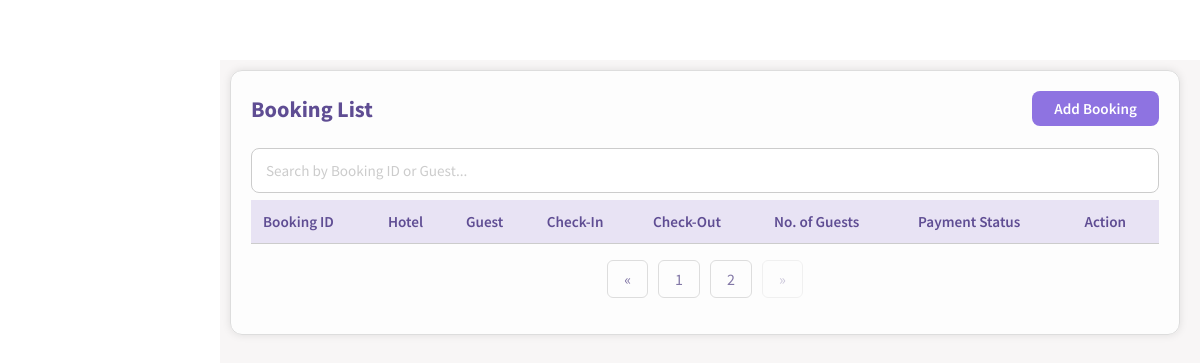
/booking.php?page=3 (signed in), run on an earlier commit of the app's database.
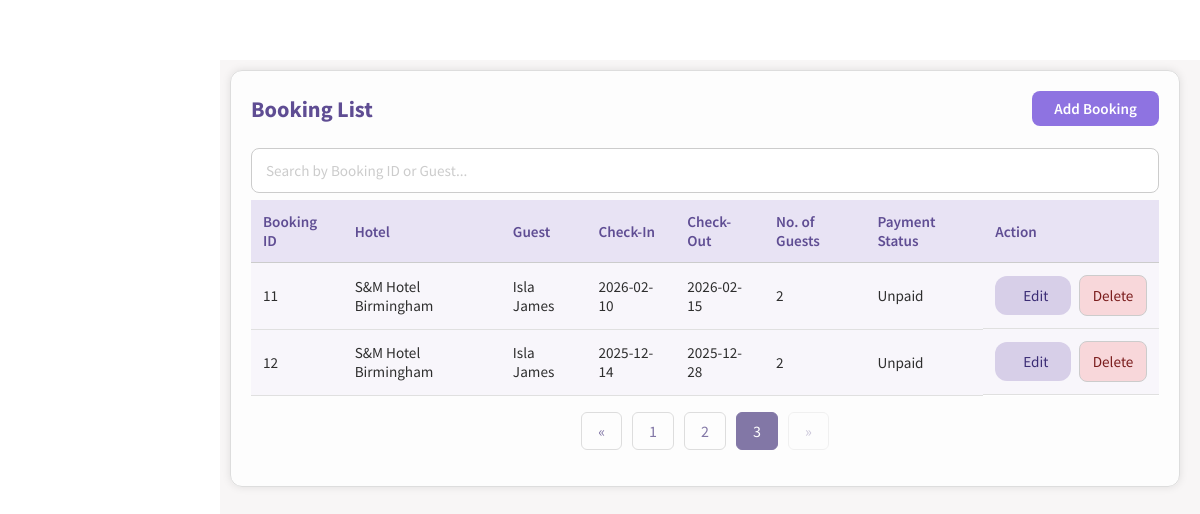
And on a later commit of the database.
### tables this page shows
CREATE TABLE BOOKING(
BOOKING_ID INTEGER NOT NULL PRIMARY KEY AUTOINCREMENT,
NO_OF_GUEST INTEGER NOT NULL,
DATE_IN DATE NOT NULL,
DATE_OUT DATE NOT NULL,
TIMESTAMP DATETIME NOT NULL NOT NULL DEFAULT (CURRENT_TIMESTAMP),
GUEST_ID INTEGER NOT NULL,
ROOM_ID INTEGER NOT NULL,
FOREIGN KEY (GUEST_ID) REFERENCES GUEST(GUEST_ID) ON DELETE CASCADE ON UPDATE CASCADE
FOREIGN KEY (ROOM_ID) REFERENCES ROOM(ROOM_ID) ON DELETE CASCADE ON UPDATE CASCADE
);

CREATE TABLE HOTEL(
HOTEL_ID INTEGER NOT NULL PRIMARY KEY AUTOINCREMENT,
HOTEL_NAME TEXT NOT NULL,
HOTEL_ADDRESS TEXT NOT NULL,
CITY TEXT NOT NULL,
POSTCODE TEXT NOT NULL,
HOTEL_TELNO TEXT NOT NULL UNIQUE,
HOTEL_EMAIL TEXT NOT NULL UNIQUE
);

CREATE TABLE GUEST(
GUEST_ID INTEGER NOT NULL PRIMARY KEY AUTOINCREMENT,
F_NAME TEXT NOT NULL,
M_NAME TEXT,
L_NAME TEXT NOT NULL,
GUEST_ADDRESS TEXT NOT NULL,
CITY TEXT NOT NULL,
POSTCODE TEXT NOT NULL,
GUEST_EMAIL TEXT NOT NULL UNIQUE,
GUEST_PHNO TEXT NOT NULL UNIQUE
);

### functions.php (the view, shortened to what this page needs)
<?php
function createDB()
{
    $db = new SQLite3('hotelSQL.db');
    $db->exec("PRAGMA foreign_keys = ON");
    return $db;
}
function BookingList($editingId = null, $limit = null, $offset = null)
{
    $db = createDB();
    $select_query = "
    SELECT
        b.*,
        g.*,
        r.*,
        h.*,
        p.STATUS AS PAYMENT_STATUS
    FROM BOOKING b
    INNER JOIN GUEST g ON (b.GUEST_ID = g.GUEST_ID)
    INNER JOIN ROOM r  ON (b.ROOM_ID = r.ROOM_ID)
    INNER JOIN HOTEL h ON (r.HOTEL_ID = h.HOTEL_ID)
    LEFT JOIN PAYMENT p ON (b.BOOKING_ID = p.BOOKING_ID)
    ";
    $select_query .= " ORDER BY BOOKING_ID ASC";
    $select_query = applyPagination($select_query, $limit, $offset);
    $result = $db->query($select_query);
    while ($row = $result->fetchArray(SQLITE3_ASSOC)) {
        $paymentStatus = 'Unpaid';
        if ($editingId == $row['BOOKING_ID']) {
            echo "<form method='post'><tr>";
            echo "<td>" . $row['BOOKING_ID'] . "</td>";
            echo "<input type='hidden' name='booking-id' value='" . $row['BOOKING_ID'] . "'>";
            echo "<td>";
            RoomDropdown('room-id', $row['ROOM_ID']);
            echo "</td>";
            echo "<td>";
            GuestDropdown('guest-id', $row['GUEST_ID']);
            echo "</td>";
            echo "<td>
                    <input type='date' name='date-in'
                           value='" . htmlspecialchars($row['DATE_IN']) . "'  min='" . date('Y-m-d') . "' required>
                  </td>";
            echo "<td>
                    <input type='date' name='date-out'
                           value='" . htmlspecialchars($row['DATE_OUT']) . "' min='" . date('Y-m-d') . "'required>
                  </td>";
            echo "<td>
                    <input type='number' name='num-guest'
                           value='" . htmlspecialchars($row['NO_OF_GUEST']) . "' required>
                  </td>";
            echo "<td>
                            <label>" . htmlspecialchars($paymentStatus) . "</label>
                    </td>";
            echo "<td>
                    <input type='submit' class='submit-btn' name='save' value='Save'>
                    <input type='submit' class='delete-button-in-list' name='cancel' value='Cancel'>
                  </td>";
            echo "</tr></form>";
        } else {
            echo "<form method='post'><tr>";
            echo "<td>" . $row['BOOKING_ID'] . "</td>";
            echo "<td>" . $row['HOTEL_NAME'] . "</td>";
            echo "<td>" . $row['F_NAME'] . " " . $row['L_NAME'] . "</td>";
            echo "<td>" . $row['DATE_IN'] . "</td>";
            echo "<td>" . $row['DATE_OUT'] . "</td>";
            echo "<td>" . $row['NO_OF_GUEST'] . "</td>";
            echo "<td>" . htmlspecialchars($paymentStatus) . "</td>";
            echo "<td>
                    <input type='hidden' name='booking-id' value='" . $row['BOOKING_ID'] . "'>
                    <input type='submit' class='edit-button-in-list' name='edit' value='Edit'>
                    <input type='button' class='delete-button-in-list' name='delete' value='Delete'>
                  </td>";
            echo "</tr></form>";
        }
    }
}
function applyPagination($sql, $limit, $offset)
{
    if ($limit !== null && $offset !== null) {
        $limit = (int) $limit;
        $offset = (int) $offset;
        $sql .= " LIMIT $limit OFFSET $offset";
    }
    return $sql;
}
?>

### booking.php (shortened to what this page needs)
<!DOCTYPE html>
<html lang="en">
<head>
    <link rel="stylesheet" href="style.css" />
</head>
<?php
require_once("functions.php");
$editingId = null;
    $records_per_page = 5;
    $current_page = isset($_GET["page"]) ? intval($_GET["page"]) : 1;
    $db = createDB();
    $total_query = "SELECT COUNT(*) AS total
                    FROM BOOKING b
                    INNER JOIN GUEST g ON b.GUEST_ID = g.GUEST_ID";
    $total_result = $db->query($total_query);
    $total_row = $total_result->fetchArray(SQLITE3_ASSOC);
    $total_records = (int) ($total_row['total'] ?? 0);
    $total_pages = $total_records > 0 ? (int) ceil($total_records / $records_per_page) : 1;
    $offset = ($current_page - 1) * $records_per_page;
?>
<body onload="loadNavbar()">
    <div class="main_content">
        <section class="add-container">
            <div class="heading-row">
                <h2>Booking List</h2>
                <a class="add-btn" href="booking-add.php">Add Booking</a>
            </div>
            <div class="search-bar">
                <input type="text" id="searchInput" placeholder="Search by Booking ID or Guest..." autocomplete="off"
                    onkeyup="filterBookingList(this)">
            </div>
            <table class="base-table">
                <thead>
                    <tr>
                        <th>Booking ID</th>
                        <th>Hotel</th>
                        <th>Guest</th>
                        <th>Check-In</th>
                        <th>Check-Out</th>
                        <th>No. of Guests</th>
                        <th>Payment Status</th>
                        <th>Action</th>
                    </tr>
                </thead>
                <tbody>
                    <?php BookingList($editingId, $records_per_page, $offset); ?>
                </tbody>
            </table>
            <?php if ($total_records > $records_per_page): ?>
            <ul class="pagination">
                <?php if ($current_page > 1): ?>
                    <?php $prev_page = $current_page - 1; ?>
                    <li><a href="?page=<?= $prev_page ?>">&laquo;</a></li>
                <?php else: ?>
                    <li class="disabled"><span>&laquo;</span></li>
                <?php endif; ?>
                <?php for ($i = 1; $i <= $total_pages; $i++): ?>
                    <?php if ($i == $current_page): ?>
                        <li class="active"><span><?= $i ?></span></li>
                    <?php else: ?>
                        <li><a href="?page=<?= $i ?>"><?= $i ?></a></li>
                    <?php endif; ?>
                <?php endfor; ?>
                <?php if ($current_page < $total_pages): ?>
                    <?php $next_page = $current_page + 1; ?>
                    <li><a href="?page=<?= $next_page ?>">&raquo;</a></li>
                <?php else: ?>
                    <li class="disabled"><span>&raquo;</span></li>
                <?php endif; ?>
            </ul>
            <?php endif; ?>
        </section>
    </div>
</body>
</html>

### style.css (style rules this page uses)
html, body { margin: 0; padding: 0; box-sizing: border-box; }
*, *::before, *::after { box-sizing: inherit; }
* { font-family: "Source Sans Pro", Helvetica, sans-serif; }
input::placeholder { color: #ccc; }
.main_content { margin-top: 60px; margin-left: 220px; padding: 10px 20px 20px 10px; background: #f8f6f6; min-height: calc(100vh - 60px); color: #2e2e2e; flex: 1; overflow-x: hidden; }
.add-container h2 { color: #5f4d93; font-size: 1.4rem; font-weight: 700; margin-bottom: 20px; text-align: left; }
.add-container .search-bar { margin: 5px 0; padding: 2px 0; }
.add-container .search-bar input { display: block; width: 100%; padding: 12px 14px; border: 1px solid #ccc; }
.base-table { width: 100%; border-collapse: collapse; color: #2e2e2e; font-size: 0.95rem; background-color: #fff; }
.base-table thead { background-color: #e8e3f4; }
.base-table th { text-align: left; font-weight: 600; color: #5f4d93; padding: 12px; border-bottom: 1px solid #ccc; }
.base-table td { padding: 12px; border-bottom: 1px solid #e0e0e0; }
.base-table td:last-child { display: flex; justify-content: flex-start; align-items: center; gap: 8px; }
.base-table tr:nth-child(even) { background-color: #f8f6fb; }
.add-container { width: 100%; max-width: none; padding: 20px 20px 20px 20px; margin: 0 0 30px 0; background: rgba(255, 255, 255, 0.8); border-radius: 12px; border: 1px solid #ddd; box-shadow: 0 0 8px rgba(0, 0, 0, 0.1); }
.add-container input { padding: 10px; border: 1px solid #ccc; border-radius: 8px; font-size: 0.95rem; background-color: #fff; transition: border-color 0.3s, box-shadow 0.3s; }
.add-container td input[type="submit"] { padding: 10px 28px; border: none; border-radius: 12px; font-size: 0.95rem; font-weight: 500; cursor: pointer; }
.add-container .edit-button-in-list { background-color: #d7cfe8; color: #3b2d75; }
.add-container .delete-button-in-list { background-color: #f8d7da; color: #7a1c1c; }
.base-form input, .add-container input, .add-container select, .base-form select { width: 50%; max-width: 100%; }
.pagination { display: flex; justify-content: center; list-style-type: none; padding: 0; }
.pagination li { margin: 0 5px; }
.pagination a, .pagination span { text-decoration: none; color: #8277a6; padding: 8px 16px; border: 1px solid #ddd; border-radius: 6px; cursor: pointer; display: inline-block; }
.pagination li.active span { background-color: #8277a6; color: white; border-color: #8277a6; }
.pagination li.disabled span { opacity: 0.4; cursor: not-allowed; }
.add-btn { display: inline-block; padding: 8px 22px; background-color: #8e73e1; color: #fff; border-radius: 8px; font-weight: 600; font-size: 0.95rem; text-decoration: none; }
.heading-row { display: flex; align-items: center; justify-content: space-between; margin-bottom: 20px; }
.heading-row h2 { margin: 0; color: #5f4d93; font-size: 1.4rem; font-weight: 700; }
.edit-button-in-list, .delete-button-in-list { cursor: pointer; }

What changed in the data, as far as the page shows it:
added booking: BOOKING_ID "11", hotel.HOTEL_NAME "S&M Hotel Birmingham", GUEST_ID.F_NAME "Isla", GUEST_ID.L_NAME "James", DATE_IN "2026-02-10", DATE_OUT "2026-02-15", NO_OF_GUEST "2", paymentStatus "Unpaid"
added booking: BOOKING_ID "12", hotel.HOTEL_NAME "S&M Hotel Birmingham", GUEST_ID.F_NAME "Isla", GUEST_ID.L_NAME "James", DATE_IN "2025-12-14", DATE_OUT "2025-12-28", NO_OF_GUEST "2", paymentStatus "Unpaid"
Also different on the page:
new list line: "3"
